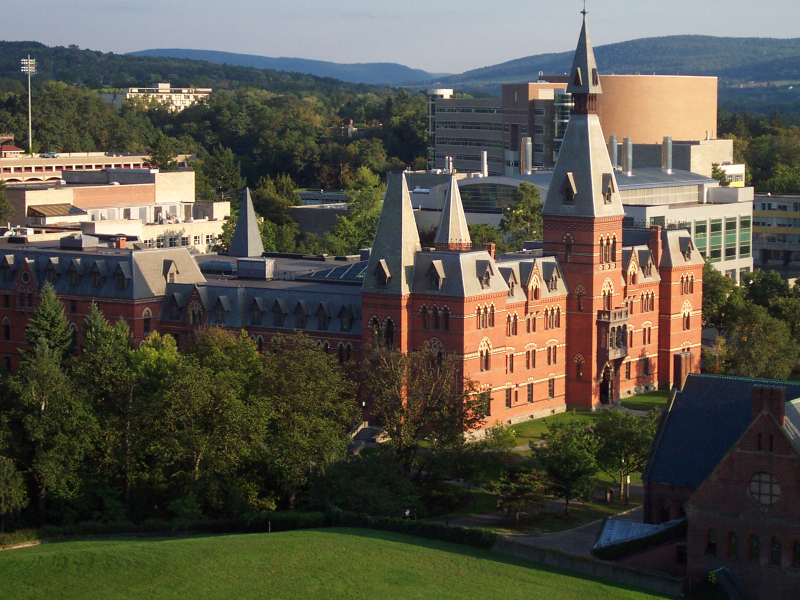
%> input picture cw2/sage_1.ppm, 800 x 600 px
$ octave main.m   (GNU Octave 9; MATLAB toolbox functions it lacks are replaced by stand-ins)
%> lines starting %> are read from the running program, lines starting %| are printed output that depends on the picture; in (x1, y1, x2, y2) boxes, pixels count from 0 and x2, y2 are one past the last pixel; in counts of white or black regions, pixels touching at a corner belong together; the program's own positions count from 1
### cw2/get_interePt.m
function intere_pt = get_interePt(img, patch_size,Rthresh)
% img: image path, must be string.
%% Q1. Matching
% close all; clear all
% 1) Manual
% img = im2double(imread('test1.png'));
% img = im2double(imread('test2.png'));
% imshow(img);

blurMask=[0.03 0.105 0.222 0.286 0.222 0.105 0.03];
% img = conv2(img, blurMask, 'same');
%[X1,Y1] = ginput(5); % get interest points in imgA
% [X2,Y2] = ginput(5); % get interest points in imgB

%% 2) Automatic
% a) Harris points detector
[dx, dy]= meshgrid(-1 :1,-1 : 1); % x & y derivative matrix

% compute derivative of img (correlation between kernel and img)
Ix = imfilter(img, dx);
Iy = imfilter(img, dy);

% autocorrelation matrix
Ix2 = Ix.^2;
Iy2 = Iy.^2;
Ixy = Ix.*Iy;

%applying gaussian filter on the computed value (window thing)
% h = fspecial('gaussian',max(1, fix(6*sigma)),sigma);
h = blurMask;
Sx2 = imfilter(Ix2, h);
Sy2 = imfilter(Iy2, h);
Sxy = imfilter(Ixy, h);

% get the pixels col and row number
% height = size(img,1);
% width = size(img,2);
% set constant and threshold
% k = 0.04;
% threshold = 0.007;
% for i = 1:height
%     for j = 1:width
%         % Define at each pixel(i, j) the matrix M
%         M = [Sx2(i,j) Sxy(i,j);Sxy(i,j) Sy2(i,j)];
%
%         % Compute the response of the detector at each pixel (measure of
%         % cornerness in terms of eve of M)
%         % R<0: edge, R>0: corner, |R| small: flat
%         R(i,j) = (det(M) - k * (trace(M)^2)); % equivalent to eve1*eve2-k(eve1+eve2)^2
%     end
% end

alpha = 0.04;
R = (Sx2.*Sy2 - Sxy.^2)-alpha*(Sx2 + Sy2).^2;
R_sort = sort(reshape(R,[],1),'descend');

threshold = 0.7;
% threshold = mean(R_sort(1:min([Rthresh,length(R_sort)])));

% Remove low gardients, graythresh makes the threshold adapt to image
highR = R>threshold;

% find local max: Non-maximum suppression, finds next highest point in
% neighborhood and checks whether this point in R is greater than that
nearest_max = ordfilt2(R, 8, [1 1 1;1 0 1;1 1 1]);
local_maxima = R>nearest_max;

% get interest points: satisfy both high gradient and is local maximum
% around the neighborhood
output = highR & local_maxima;

% [6 lines of commented-out code are left out]
boundary = patch_size+1;
output(1:boundary,:)=0;
output(end-boundary:end,:)=0;
output(:,1:boundary)=0;
output(:,end-boundary:end)=0;

[r, c]=find(output);
intere_pt=[c';r']; % return interest points matrix
figure; imshow(img);
hold on;plot(c,r,'ys') % c-xaxis; r-yaixs find 69 interst points
end

### cw2/get_features.m
% Local Feature Stencil Code
% CS 4476 / 6476: Computer Vision, Georgia Tech
% Written by James Hays

% Returns a set of feature descriptors for a given set of interest points.

% 'image' can be grayscale or color, your choice.
% 'x' and 'y' are nx1 vectors of x and y coordinates of interest points.
%   The local features should be centered at x and y.
% 'feature_width', in pixels, is the local feature width. You can assume
%   that feature_width will be a multiple of 4 (i.e. every cell of your
%   local SIFT-like feature will have an integer width and height).
% If you want to detect and describe features at multiple scales or
% particular orientations you can add input arguments.

% 'features' is the array of computed features. It should have the
%   following size: [length(x) x feature dimensionality] (e.g. 128 for
%   standard SIFT)

function [features] = get_features(image, x, y, feature_width)

% To start with, you might want to simply use normalized patches as your
% local feature. This is very simple to code and works OK. However, to get
% full credit you will need to implement the more effective SIFT descriptor
% (See Szeliski 4.1.2 or the original publications at
% http://www.cs.ubc.ca/~lowe/keypoints/)

% Your implementation does not need to exactly match the SIFT reference.
% Here are the key properties your (baseline) descriptor should have:
%  (1) a 4x4 grid of cells, each feature_width/4. 'cell' in this context
%    nothing to do with the Matlab data structue of cell(). It is simply
%    the terminology used in the feature literature to describe the spatial
%    bins where gradient distributions will be described.
%  (2) each cell should have a histogram of the local distribution of
%    gradients in 8 orientations. Appending these histograms together will
%    give you 4x4 x 8 = 128 dimensions.
%  (3) Each feature should be normalized to unit length
%
% You do not need to perform the interpolation in which each gradient
% measurement contributes to multiple orientation bins in multiple cells
% As described in Szeliski, a single gradient measurement creates a
% weighted contribution to the 4 nearest cells and the 2 nearest
% orientation bins within each cell, for 8 total contributions. This type
% of interpolation probably will help, though.

% You do not have to explicitly compute the gradient orientation at each
% pixel (although you are free to do so). You can instead filter with
% oriented filters (e.g. a filter that responds to edges with a specific
% orientation). All of your SIFT-like feature can be constructed entirely
% from filtering fairly quickly in this way.

% You do not need to do the normalize -> threshold -> normalize again
% operation as detailed in Szeliski and the SIFT paper. It can help, though.

% Another simple trick which can help is to raise each element of the final
% feature vector to some power that is less than one.

%Placeholder that you can delete. Empty features.
% features = zeros(size(x,1), 128);
features = zeros(length(x), 128);

gaussian = fspecial('gaussian', feature_width, 1);
[Gx, Gy] = gradient(gaussian);

cellSize = feature_width / 4;

Ix = imfilter(image, Gx);
Iy = imfilter(image, Gy);

% calculate orientation of pixels
orientation = atan2(-Iy,Ix)*180/pi;
magnitute = sqrt(Ix .* Ix + Iy .* Iy);

reduce_g = fspecial('gaussian', feature_width, feature_width/2);
for i = 1:length(x)
    currentX = x(i) - 2*cellSize;
    for j = 1:4
        currentY = y(i) - 2*cellSize;
        for s = 1:4
            currentCell = orientation(currentY:(currentY + cellSize - 1), currentX:(currentX + cellSize - 1));
            currentMag = magnitute(currentY:(currentY + cellSize - 1), currentX:(currentX + cellSize - 1));
            currentMag = imfilter(currentMag, reduce_g);
                for k = -4:1:3
                    mask = currentCell >= k*45 & currentCell < (k+1)*45;
                    mag_masked = currentMag(mask);
                    histo = nnz(mag_masked);
                    features(i, (j - 1) * 32 + (s - 1) * 8 + k + 5) = histo;
                end
            currentY = currentY + cellSize;
        end
        currentX = currentX + cellSize;
    end
    total = sum(features(i,:));
    features(i, :) = features(i, :)/total;
end
end

### cw2/knn_match.m
function [match, confidence, dist, ratio] = knn_match(featureA, featureB, threshold)
% threshold usually around 0.7-0.8
dist = zeros(size(featureA,1),size(featureB,1));
match = [];
confidence = [];
k = 1;
for i = 1:size(featureA,1)
    for j = 1:size(featureB,1)
        dist(i,j) = sqrt(sum((featureA(i,:)-featureB(j,:)).^2));
    end
    [dist_sort, idx_sort] = sort(dist(i,:), 'ascend');
    % Nearest Neighbor Distance Ratio Test
    ratio = dist_sort(1)/dist_sort(2);
    if ratio < threshold
        match(k,1) = i; % match point for img A
        match(k,2) = idx_sort(1); % match point for img B
        confidence(k) = ratio;
        k = k+1;
    end
end

% [4 lines of commented-out code are left out]
end

### cw2/get_homography.m
function H = get_homography(corre1,corre2)
% [6 lines of commented-out code are left out]
n = size(corre1,2);
A = zeros(2*n,9);

for i = 1:n % for loop to create A matrix where Ah=0
    A(2*i-1,:) = [corre1(:,i)',1,0,0,0,-corre1(:,i)'.*corre2(1,i),-corre2(1,i) ];
    A(2*i,:) = [0,0,0,corre1(:,i)',1,-corre1(:,i)'.*corre2(2,i),-corre2(2,i) ];
end

if n>=4 % there are right no. equations to solve 8 unknows in H
    [~,~,V] = svd(A,0);
    H = reshape(V(:,end),[3 3])';
else
    error('Not enough points');
end
H = H./H(end,end);
end

### cw2/citecode/normalise2dpts.m
% NORMALISE2DPTS - normalises 2D homogeneous points
%
% Function translates and normalises a set of 2D homogeneous points
% so that their centroid is at the origin and their mean distance from
% the origin is sqrt(2).  This process typically improves the
% conditioning of any equations used to solve homographies, fundamental
% matrices etc.
%
% Usage:   [newpts, T] = normalise2dpts(pts)
%
% Argument:
%   pts -  3xN array of 2D homogeneous coordinates
%
% Returns:
%   newpts -  3xN array of transformed 2D homogeneous coordinates.  The
%             scaling parameter is normalised to 1 unless the point is at
%             infinity.
%   T      -  The 3x3 transformation matrix, newpts = T*pts
%
% If there are some points at infinity the normalisation transform
% is calculated using just the finite points.  Being a scaling and
% translating transform this will not affect the points at infinity.

% Peter Kovesi
% School of Computer Science & Software Engineering
% The University of Western Australia
% pk at csse uwa edu au
% http://www.csse.uwa.edu.au/~pk
%
% May 2003      - Original version
% February 2004 - Modified to deal with points at infinity.
% December 2008 - meandist calculation modified to work with Octave 3.0.1
%                 (thanks to Ron Parr)
% December 2016 - Disabled warning messgae for points at infinity.


function [newpts, T] = normalise2dpts(pts)

    if size(pts,1) ~= 3
        error('pts must be 3xN');
    end

    % Find the indices of the points that are not at infinity
    finiteind = find(abs(pts(3,:)) > eps);

%    if length(finiteind) ~= size(pts,2)
%        warning('Some points are at infinity');
%    end

    % For the finite points ensure homogeneous coords have scale of 1
    pts(1,finiteind) = pts(1,finiteind)./pts(3,finiteind);
    pts(2,finiteind) = pts(2,finiteind)./pts(3,finiteind);
    pts(3,finiteind) = 1;

    c = mean(pts(1:2,finiteind)')';            % Centroid of finite points
    newp(1,finiteind) = pts(1,finiteind)-c(1); % Shift origin to centroid.
    newp(2,finiteind) = pts(2,finiteind)-c(2);

    dist = sqrt(newp(1,finiteind).^2 + newp(2,finiteind).^2);
    meandist = mean(dist(:));  % Ensure dist is a column vector for Octave 3.0.1

    scale = sqrt(2)/meandist;

    T = [scale   0   -scale*c(1)
         0     scale -scale*c(2)
         0       0      1      ];

    newpts = T*pts;


### cw2/get_fMatrix.m
function [F,e1,e2] = get_fMatrix(pt_l, pt_r)
% compute fundatmental matrix
% (x_l)'F(x_r) = 0 where F is the 3x3 fundamental matrix
% F = [a b c; d e f; g h m];
% 9 components; Rank 2; 7 degrees of freedom
% F captures the relationship between the corresponding points in two views
% require at least 8 points (altho 9 unknows but its homogeneous system)

% input arg:
% pt_l & pt_r are 2xN matching points matrix
% N at least be 8

% output:
%          F      - The 3x3 fundamental matrix such that x2'*F*x1 = 0.
%          e1     - The epipole in image 1 such that F*e1 = 0
%          e2     - The epipole in image 2 such that F'*e2 = 0

if size(pt_l,2)<3
    pt_l = [pt_l ones(size(pt_l,1),1)]';
    pt_r = [pt_r ones(size(pt_r,1),1)]';
end
% Normalise each set of points so that the origin
% is at centroid and mean distance from origin is sqrt(2).
% normalise2dpts also ensures the scale parameter is 1.
[pt_l, T1] = normalise2dpts(pt_l);
[pt_r, T2] = normalise2dpts(pt_r);
% by expanding (pt_l)'*F*(pt_r), rewrite to A*f
A = [pt_r(1,:)'.*pt_l(1,:)'   pt_r(1,:)'.*pt_l(2,:)'  pt_r(1,:)' ...
    pt_r(2,:)'.*pt_l(1,:)'   pt_r(2,:)'.*pt_l(2,:)'  pt_r(2,:)' ...
    pt_l(1,:)'            pt_l(2,:)'            ones(size(pt_l,2),1) ];

[~,~,V] = svd(A,0);
F = reshape(V(:,end),[3,3])';

% Enforce constraint that fundamental matrix has rank 2 by performing
% a svd and then reconstructing with the two largest singular values.
[U,D,V] = svd(F,0);
F = U*diag([D(1,1) D(2,2) 0])*V';
% Denormalise
F = T2'*F*T1;

[U,~,V] = svd(F,0);
e1 = hnormalise(V(:,3));
e2 = hnormalise(U(:,3));
% http://ece631web.groups.et.byu.net/Lectures/ECEn631%2013%20-%208%20Point%20Algorithm.pdf
end

### cw2/citecode/hnormalise.m
% HNORMALISE - Normalises array of homogeneous coordinates to a scale of 1
%
% Usage:  nx = hnormalise(x)
%
% Argument:
%         x  - an Nxnpts array of homogeneous coordinates.
%
% Returns:
%         nx - an Nxnpts array of homogeneous coordinates rescaled so
%              that the scale values nx(N,:) are all 1.
%
% Note that any homogeneous coordinates at infinity (having a scale value of
% 0) are left unchanged.

% Peter Kovesi
% School of Computer Science & Software Engineering
% The University of Western Australia
% http://www.csse.uwa.edu.au/~pk
%
% February 2004

function nx = hnormalise(x)

    [rows,npts] = size(x);
    nx = x;

    % Find the indices of the points that are not at infinity
    finiteind = find(abs(x(rows,:)) > eps);

%    if length(finiteind) ~= npts
%        warning('Some points are at infinity');
%    end

    % Normalise points not at infinity
    for r = 1:rows-1
	nx(r,finiteind) = x(r,finiteind)./x(rows,finiteind);
    end
    nx(rows,finiteind) = 1;

### cw2/main.m
%% Q1. Matching
% [6 lines of commented-out code are left out]
%% 2) Automatic
% a) Harris points detector
%
% b) calculate local feature descriptor from interest points

% Get image gradient magnitudes and directions at each pixel

%  Convert gradient directions into corresponding bin from the 8 bins
%  (0:45:360)

% For each interest point, iterate over each cell in 3x3 grid (??? change
% to 32x32). For each cell, extract subarray of gradient magnitudes and
% directions. Calculate bin count weighted by gradient magnitudes for each
% cell. Concatente and normalize to get features for interest point

%  Return descriptors for each interest point
%
% c) NN matching between descriptors from two different images

% For each interest point, get ratio of distance of the nearest neighbor to
% the point to the distance of the next nearest neighbor to the point. This
% involves computing the distance to the two nearest neighbors. We use the
% kd-tree implementation in Matlab to compute these distance for faster
% computation.

% Sort nearest neighbors in ascending order according to value of Lowe's ratio

% Return best match for each interest point along with confidences in order
% from most confident to least confident

%% Use self-written function

% imgA = 'img1.pgm';
% imgB = 'img3.pgm';

imgA = 'sage_1.ppm';
imgB = 'sage_2.ppm';

imgA = im2double(imread(imgA));
if size(size(imgA),2)>2 % or selecting ONE colour channel
    imgA = rgb2gray(imgA);
%> imgA: size 600x800 double
end

imgB = im2double(imread(imgB));
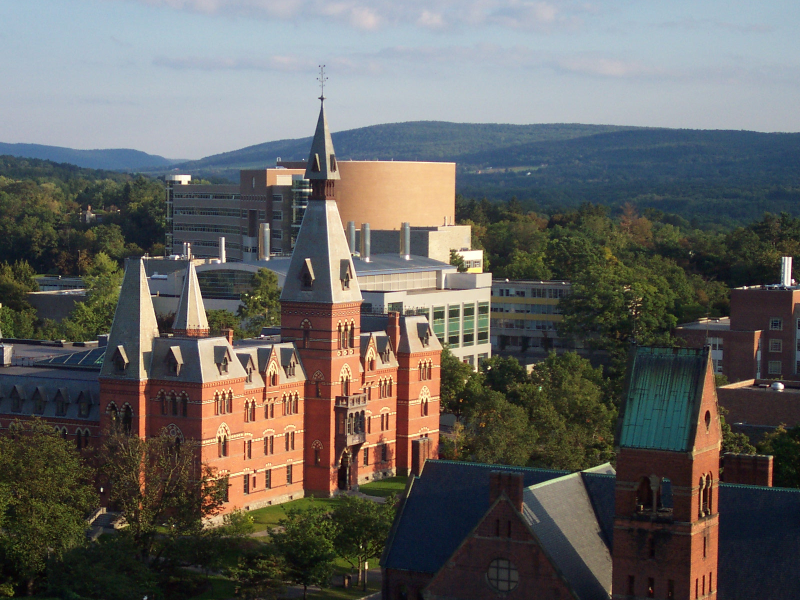
%> input picture cw2/sage_2.ppm, 800 x 600 px
if size(size(imgB),2)>2 % or selecting ONE colour channel
    imgB = rgb2gray(imgB);
%> imgB: size 600x800 double
end
patch_size = 32;
threshold = 0.87; % 0.6
Rthresh = 3000;

ptA = get_interePt(imgA, patch_size, Rthresh);
%> in get_interePt, `highR = R>threshold;`:
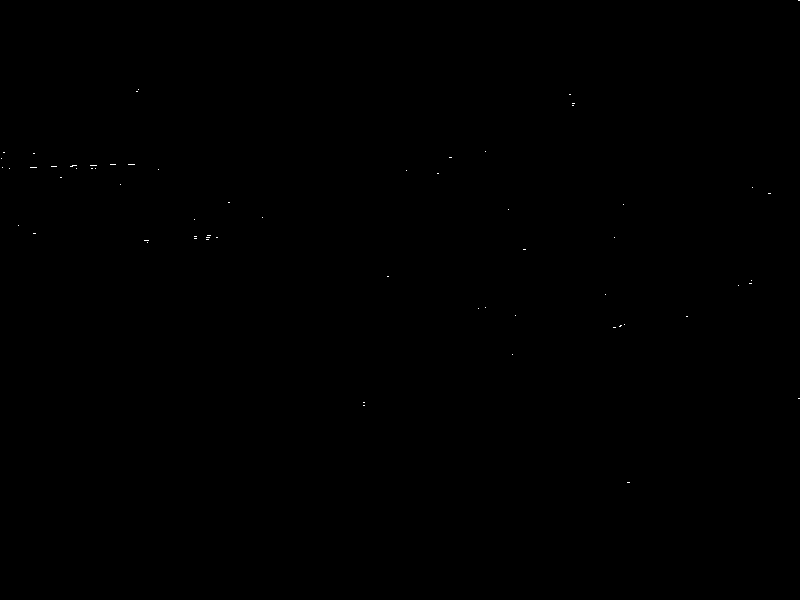
%> highR: size 600x800 logical; 0.03% white in thin lines or dots, all inside (x1, y1, x2, y2) = (1, 0, 800, 483)
%> in get_interePt, `local_maxima = R>nearest_max;`:
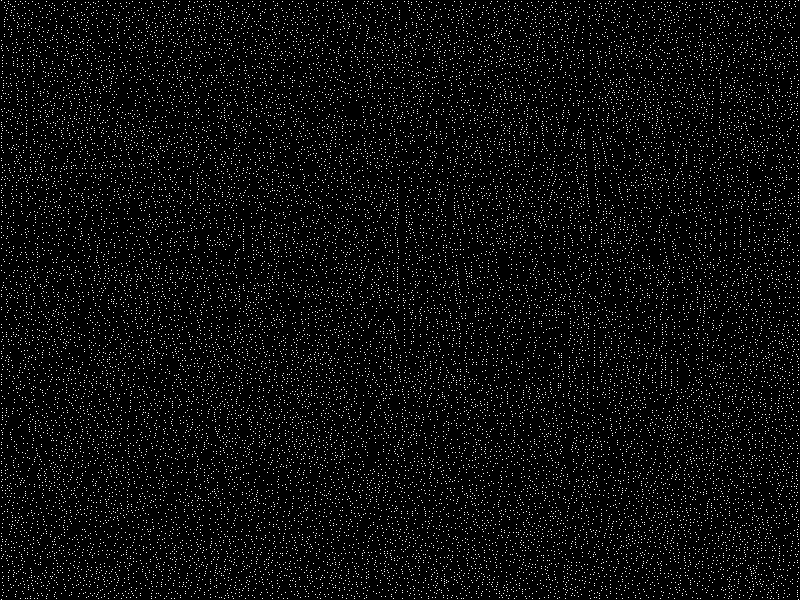
%> local_maxima: size 600x800 logical; 4.6% white in thin lines or dots
%> in get_interePt, `[r, c]=find(output);`: r = 62 values from 90 to 483; c = 62 values from 35 to 753
%> in get_interePt, `intere_pt=[c';r'];`: intere_pt = 62 columns, first 8: [35 35 36 53 56 61 72 74; 154 234 168 167 167 178 167 166]
%> ptA has the same summary as intere_pt in get_interePt
ptB = get_interePt(imgB, patch_size, Rthresh);
%> call 2 of get_interePt, with patch_size = 32, Rthresh = 3000
%> in get_interePt (call 2), `Sxy = imfilter(Ixy, h);`:
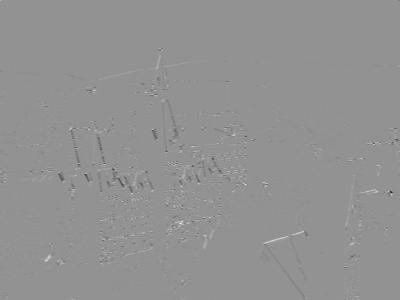
%> Sxy: size 600x800 double (shown at 1/2 size); min -1.37, max 1.02, mean -0.000394; drawn with min black and max white
%> in get_interePt (call 2), `R = (Sx2.*Sy2 - Sxy.^2)-alpha*(Sx2 + Sy2).^2;`:
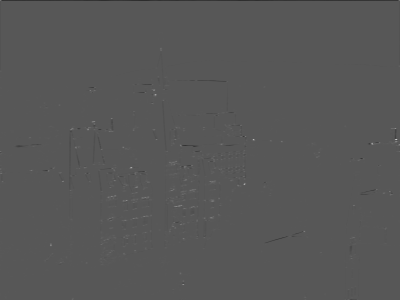
%> R: size 600x800 double (shown at 1/2 size); min -1.09, max 2.09, mean -0.00127; drawn with min black and max white
%> in get_interePt (call 2), `local_maxima = R>nearest_max;`:
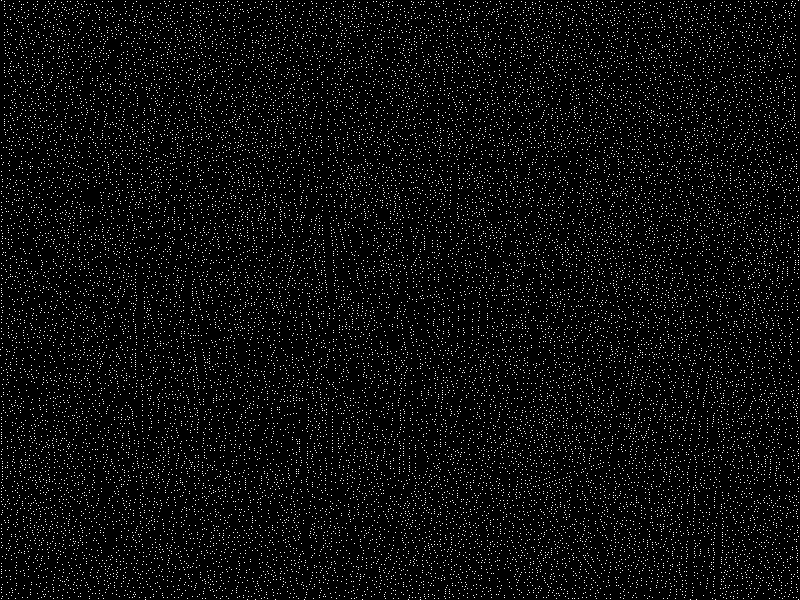
%> local_maxima: size 600x800 logical; 4.6% white in thin lines or dots
%> in get_interePt (call 2), `[r, c]=find(output);`: r = 31 values from 181 to 492; c = 31 values from 102 to 746
%> in get_interePt (call 2), `intere_pt=[c';r'];`: intere_pt = 31 columns, first 8: [102 102 126 145 177 189 217 224; 489 492 363 257 260 244 395 238]
%> ptB has the same summary as intere_pt in get_interePt

% featuresA = get_feature(I1,ptA, patch_size);
% featuresB = get_feature(I2, ptB, patch_size);
featuresA = get_features(imgA, ptA(1,:), ptA(2,:), patch_size);
%> in get_features, `Ix = imfilter(image, Gx);`:
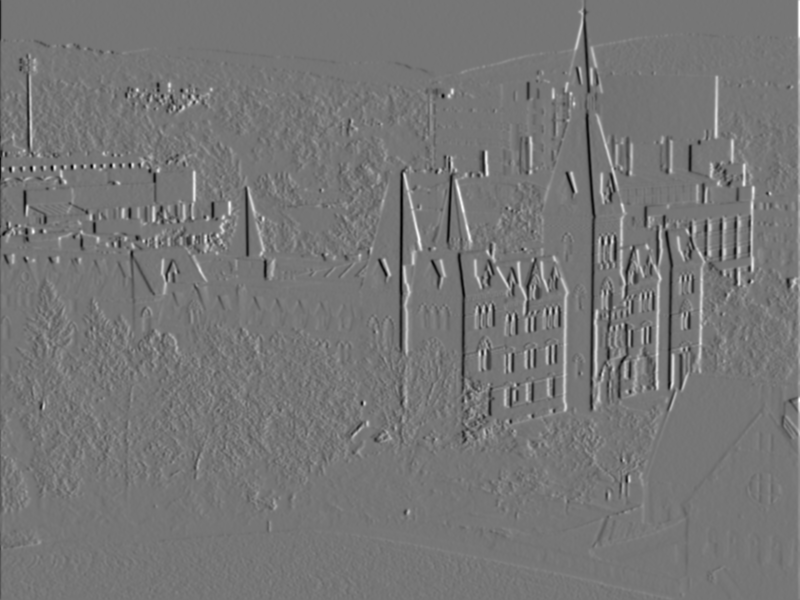
%> Ix: size 600x800 double; min -0.232, max 0.267, mean 0.000102; drawn with min black and max white
%> (the rest of the program and of its run is left out)
